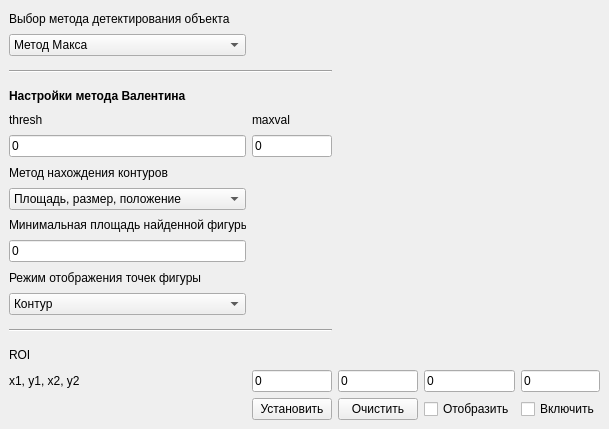
         <widget class="QWidget" name="tab_settings_vim">
          <attribute name="title">
           <string>Настройки ВИМ</string>
          </attribute>
          <widget class="QWidget" name="gridLayoutWidget">
           <property name="geometry">
            <rect>
             <x>9</x>
             <y>9</y>
             <width>591</width>
             <height>411</height>
            </rect>
           </property>
           <layout class="QGridLayout" name="gridLayout_8">
            <property name="sizeConstraint">
             <enum>QLayout::SizeConstraint::SetDefaultConstraint</enum>
            </property>
            <item row="9" column="0">
             <widget class="QLineEdit" name="lineEdit_min_area_figure_vim">
              <property name="text">
               <string>0</string>
              </property>
              <property name="placeholderText">
               <string>500</string>
              </property>
             </widget>
            </item>
            <item row="4" column="0">
             <widget class="QLabel" name="label_10">
              <property name="sizePolicy">
               <sizepolicy hsizetype="Preferred" vsizetype="Preferred">
                <horstretch>0</horstretch>
                <verstretch>0</verstretch>
               </sizepolicy>
              </property>
              <property name="text">
               <string>thresh</string>
              </property>
             </widget>
            </item>
            <item row="4" column="1">
             <widget class="QLabel" name="label_9">
              <property name="sizePolicy">
               <sizepolicy hsizetype="Preferred" vsizetype="Preferred">
                <horstretch>0</horstretch>
                <verstretch>0</verstretch>
               </sizepolicy>
              </property>
              <property name="text">
               <string>maxval</string>
              </property>
             </widget>
            </item>
            <item row="8" column="0">
             <widget class="QLabel" name="label_12">
              <property name="text">
               <string>Минимальная площадь найденной фигуры</string>
              </property>
             </widget>
            </item>
            <item row="13" column="0">
             <widget class="QLabel" name="label_26">
              <property name="text">
               <string>ROI</string>
              </property>
             </widget>
            </item>
            <item row="1" column="0">
             <widget class="QComboBox" name="comboBox_detect_method_vim">
              <property name="sizePolicy">
               <sizepolicy hsizetype="Preferred" vsizetype="Preferred">
                <horstretch>0</horstretch>
                <verstretch>0</verstretch>
               </sizepolicy>
              </property>
              <item>
               <property name="text">
                <string>Метод Макса</string>
               </property>
              </item>
              <item>
               <property name="text">
                <string>Метод Валентина</string>
               </property>
              </item>
             </widget>
            </item>
            <item row="12" column="0" colspan="2">
             <widget class="Line" name="line_5">
              <property name="sizePolicy">
               <sizepolicy hsizetype="Minimum" vsizetype="Preferred">
                <horstretch>0</horstretch>
                <verstretch>0</verstretch>
               </sizepolicy>
              </property>
              <property name="orientation">
               <enum>Qt::Orientation::Horizontal</enum>
              </property>
             </widget>
            </item>
            <item row="14" column="3">
             <widget class="QLineEdit" name="lineEdit_roi_x2">
              <property name="text">
               <string>0</string>
              </property>
             </widget>
            </item>
            <item row="3" column="0">
             <widget class="QLabel" name="label_8">
              <property name="sizePolicy">
               <sizepolicy hsizetype="Preferred" vsizetype="Preferred">
                <horstretch>0</horstretch>
                <verstretch>0</verstretch>
               </sizepolicy>
              </property>
              <property name="font">
               <font>
                <bold>true</bold>
               </font>
              </property>
              <property name="text">
               <string>Настройки метода Валентина</string>
              </property>
             </widget>
            </item>
            <item row="14" column="0">
             <widget class="QLabel" name="label_25">
              <property name="text">
               <string>x1, y1, x2, y2</string>
              </property>
             </widget>
            </item>
            <item row="14" column="1">
             <widget class="QLineEdit" name="lineEdit_roi_x1">
              <property name="text">
               <string>0</string>
              </property>
             </widget>
            </item>
            <item row="5" column="1">
             <widget class="QLineEdit" name="lineEdit_maxval_vim">
              <property name="sizePolicy">
               <sizepolicy hsizetype="Expanding" vsizetype="Preferred">
                <horstretch>0</horstretch>
                <verstretch>0</verstretch>
               </sizepolicy>
              </property>
              <property name="text">
               <string>0</string>
              </property>
              <property name="placeholderText">
               <string>255</string>
              </property>
             </widget>
            </item>
            <item row="5" column="0">
             <widget class="QLineEdit" name="lineEdit_thresh_vim">
              <property name="sizePolicy">
               <sizepolicy hsizetype="Expanding" vsizetype="Preferred">
                <horstretch>0</horstretch>
                <verstretch>0</verstretch>
               </sizepolicy>
              </property>
              <property name="text">
               <string>0</string>
              </property>
              <property name="placeholderText">
               <string>180</string>
              </property>
             </widget>
            </item>
            <item row="0" column="0">
             <widget class="QLabel" name="label_7">
              <property name="sizePolicy">
               <sizepolicy hsizetype="Preferred" vsizetype="Preferred">
                <horstretch>0</horstretch>
                <verstretch>0</verstretch>
               </sizepolicy>
              </property>
              <property name="text">
               <string>Выбор метода детектирования объекта</string>
              </property>
             </widget>
            </item>
            <item row="14" column="4">
             <widget class="QLineEdit" name="lineEdit_roi_y2">
              <property name="text">
               <string>0</string>
              </property>
             </widget>
            </item>
            <item row="11" column="0">
             <widget class="QComboBox" name="comboBox_points_mode_vim">
              <item>
               <property name="text">
                <string>Контур</string>
               </property>
              </item>
              <item>
               <property name="text">
                <string>Контур + внутренняя часть фигуры</string>
               </property>
              </item>
             </widget>
            </item>
            <item row="7" column="0">
             <widget class="QComboBox" name="comboBox_method_find_contour_vim">
              <item>
               <property name="text">
                <string>Площадь, размер, положение</string>
               </property>
              </item>
              <item>
               <property name="text">
                <string>Максимальная площадь</string>
               </property>
              </item>
             </widget>
            </item>
            <item row="14" column="2">
             <widget class="QLineEdit" name="lineEdit_roi_y1">
              <property name="text">
               <string>0</string>
              </property>
             </widget>
            </item>
            <item row="2" column="0" colspan="2">
             <widget class="Line" name="line_3">
              <property name="sizePolicy">
               <sizepolicy hsizetype="Minimum" vsizetype="Preferred">
                <horstretch>0</horstretch>
                <verstretch>0</verstretch>
               </sizepolicy>
              </property>
              <property name="orientation">
               <enum>Qt::Orientation::Horizontal</enum>
              </property>
             </widget>
            </item>
            <item row="10" column="0">
             <widget class="QLabel" name="label_13">
              <property name="text">
               <string>Режим отображения точек фигуры</string>
              </property>
             </widget>
            </item>
            <item row="6" column="0">
             <widget class="QLabel" name="label_11">
              <property name="text">
               <string>Метод нахождения контуров</string>
              </property>
             </widget>
            </item>
            <item row="15" column="1">
             <widget class="QPushButton" name="pushButton_set_roi_coords">
              <property name="text">
               <string>Установить</string>
              </property>
             </widget>
            </item>
            <item row="15" column="2">
             <widget class="QPushButton" name="pushButton_clear_roi_coords">
              <property name="text">
               <string>Очистить</string>
              </property>
             </widget>
            </item>
            <item row="15" column="3">
             <widget class="QCheckBox" name="checkBox_visible_roi_rect">
              <property name="text">
               <string>Отобразить</string>
              </property>
             </widget>
            </item>
            <item row="15" column="4">
             <widget class="QCheckBox" name="checkBox_enable_roi_rect">
              <property name="text">
               <string>Включить</string>
              </property>
             </widget>
            </item>
           </layout>
          </widget>
         </widget>
